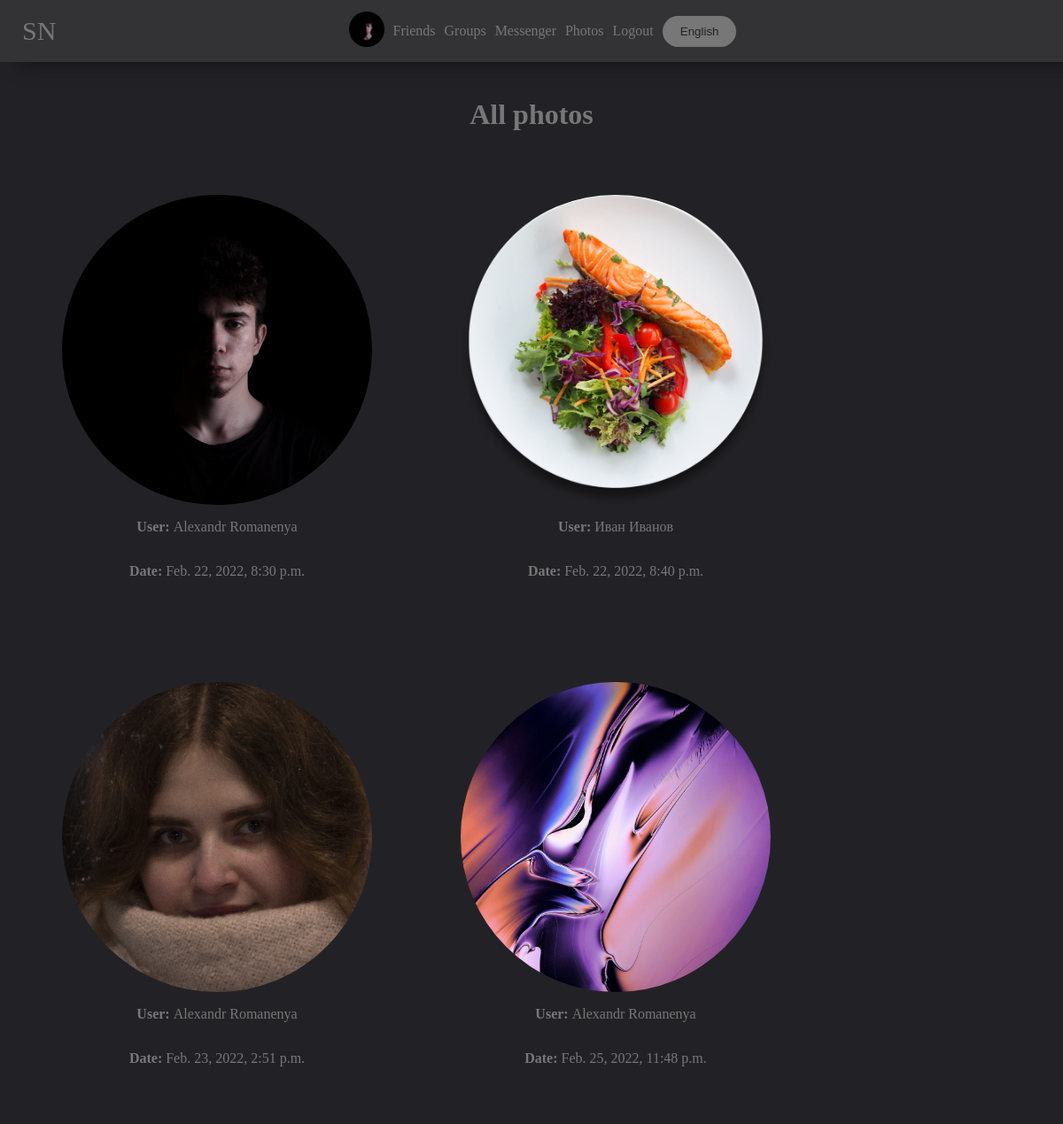
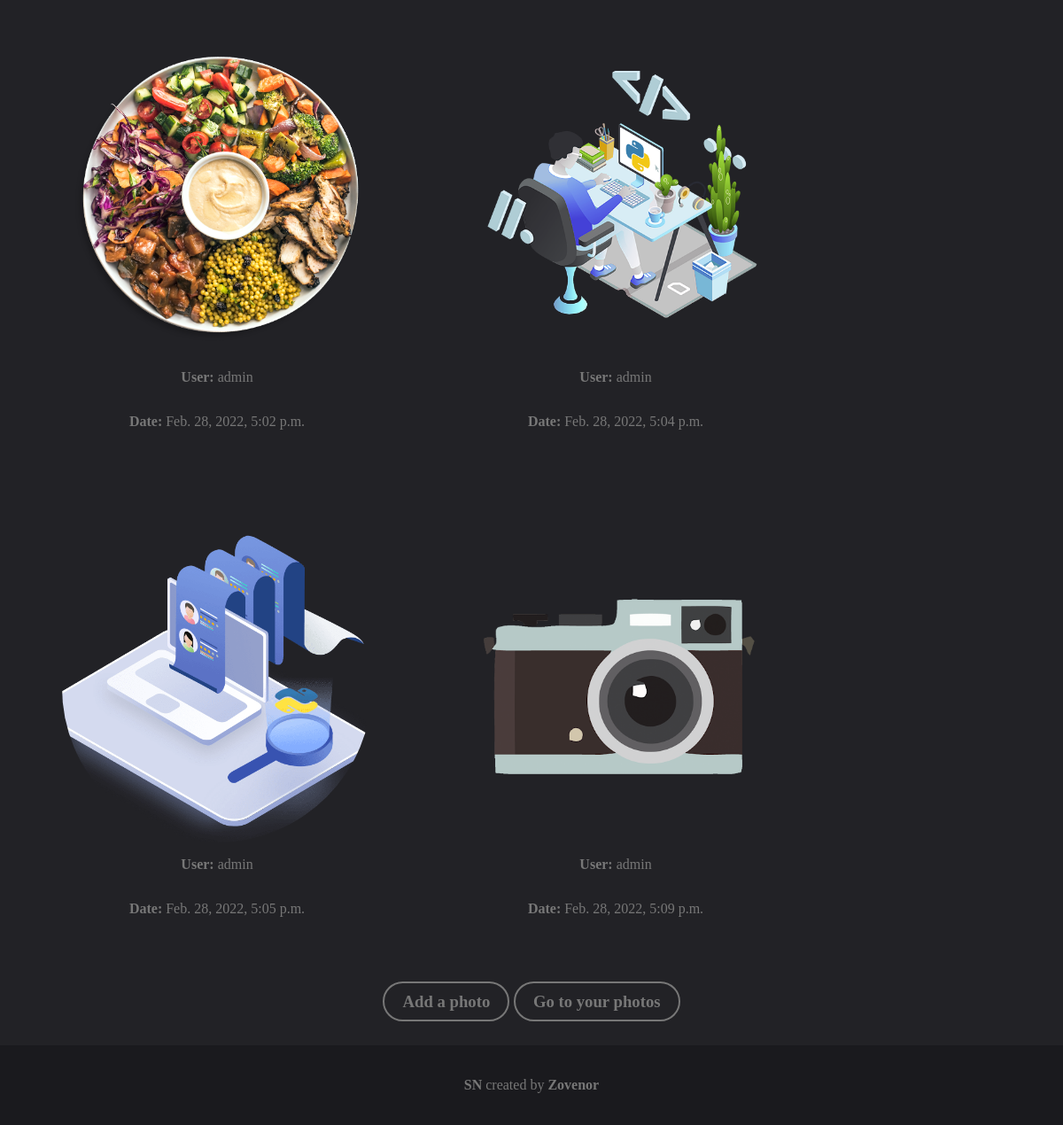
Page /photos?all=True (signed in) on the committed database (2 pictures, top to bottom).
### mainpage/models.py (models this page shows, shortened)
class UserDetail(models.Model):
    user = models.ForeignKey(User, on_delete=models.CASCADE)
    age = models.DateField(null=True, blank=True)
    photo = models.ForeignKey(Photo, on_delete=models.SET_NULL, null=True, blank=True)
    permissions = models.CharField(max_length=10, default="public")
    country = models.CharField(max_length=100, null=True, blank=True)
    city = models.CharField(max_length=100, null=True, blank=True)
    sex = models.CharField(max_length=10, choices=(('male', 'male'), ('female', 'female'), ('None', 'None')),
                           default=('None', 'None'))
    def get_photo(self):
        if self.photo:
            return self.photo
        else:
            return settings.STATIC_URL + "/mainpage/img/user.png"

class Photo(models.Model):
    photo = models.ImageField(upload_to='photos')
    date = models.DateTimeField(auto_now=True)
    user = models.ForeignKey(User, on_delete=models.SET_NULL, null=True)
    permissions = models.CharField(max_length=10, default="public")
    def __str__(self):
        return self.photo.url

### mainpage/views.py (the view, shortened to what this page needs)
# urls.py: path('photos', views.PhotosView.as_view()),
class PhotosView(View):
    @base
    @user_is_authenticated
    def get(self, request, content={}, **kwargs):
        content.update({
            'list': get_wordlist(request).YourPhotos,
            'photos': Photo.objects.filter(user=request.user),
            'all_photos': None,
        })
        if 'all' in request.GET:
            if request.GET['all'] == 'True':
                content['all_photos'] = Photo.objects.filter(permissions="public")
                content['photos'] = None
                content['list'] = get_wordlist(request).AllPhotos
        elif 'add_photo' in request.GET:
            if request.GET['add_photo'] == "True":
                content['list'] = get_wordlist(request).AddPhoto
        return render(request, 'mainpage/photos.html', content)

### mainpage/views.py (called while the page is built)
def base(func):
    def wrapper(self, request, content={}, *args, **kwargs):
        if request.user.is_authenticated:
            content.update({'your_user': UserDetail.objects.get(user=request.user)})
        return func(self, request, content=content, **kwargs)
    return wrapper

def user_is_authenticated(func):
    def redir(self, request):
        return redirect('/login?url=' + request.path)
    def wrapper(self, request, *args, **kwargs):
        if request.user.is_authenticated:
            return func(self, request, *args, **kwargs)
        else:
            return redir(self, request)
    return wrapper

def get_wordlist(request):
    langs_list = {
        'en': langs.EN,
        'ru': langs.RU,
    }
    if 'lang' in request.COOKIES:
        lang = request.COOKIES['lang']
        try:
            return langs_list[lang]
        except:
            return langs_list['en']
    else:
        return langs_list['en']

### mainpage/templates/mainpage/photos.html (shortened to what this page needs)
{% extends "mainpage/base.html" %}
{% load static %}
{% block content %}
    <link rel="stylesheet" href="{% static 'mainpage/photos.css' %}">
    {% if request.GET.add_photo == "True" and  user.is_authenticated %}
        <form method="post" enctype="multipart/form-data">
        {% csrf_token %}
            <h1>{{ list.add_photo }}</h1>
            <input required name="photo" type="file" accept="image/*,image/jpeg">
            <input class="button" value="{{ list.add_photo }}" type="submit">
        </form>
    {% else %}
        <h1>{{ list.all_photos }}</h1>
        <div class="photos">
        {% for el in all_photos %}
           <div class="photo">
               <div style="background-image: url('{{ el }}')"></div>
            <p><b>{{ list.user }}: </b><a href="/{{ el.user.username }}">{{ el.user.first_name }} {{ el.user.last_name }}</a></p>
           <p><b>{{ list.date }}: </b>{{ el.date }}</p>
           </div>
        {% endfor %}
        </div>
    {% endif %}
    <h3>
        {% if user.is_authenticated and not request.GET.add_photo %}
            <a class="button" href="?add_photo=True">{{ list.add_photo }}</a>
        {% endif %}
        {% if list.to_your_photos %}
            <a class="button" href="/photos">{{ list.to_your_photos }}</a>
        {% endif %}
    </h3>
{% endblock %}

### mainpage/templates/mainpage/base.html (shortened to what this page needs)
<!doctype html>
{% load static %}
<html lang="en">
<head>
    <link rel="stylesheet" href="{% static "mainpage/base.css" %}">
</head>
<body>
<header>
    <a class="NAME" href="/">{{ list.NAME }}</a>
    {% if user.is_authenticated %}
        <a href="/account"><img width="40px" style="border-radius: 999px" src="{{ your_user.get_photo }}"></a>
        <a href="/friends">{{ list.Friends }}</a>
        <a href="/groups">{{ list.groups }}</a>
        <a href="/messenger/">{{ list.messenger }}</a>
        <a href="/photos">{{ list.photos }}</a>
        <a href="/logout?url={{ request.path }}">{{ list.LogOut }}</a>
    {% endif %}
    <button style="margin-left: 5px" class="button choose_lang" onclick="choose_lang()">{{ list.choose_lang }}</button>
</header>
<main>
    {% block content %}
{% endblock %}
</main>
<footer>
    <p><a href="https://github.com/zovenor/social_network"><b>{{ list.NAME }}</b></a> {{ list.created_by }} <a href="https://github.com/zovenor"><b>Zovenor</b></a></p>
</footer>
</body>
</html>

### mainpage/static/mainpage/base.css (style rules this page uses)
body { padding: 0; margin: 0; background: #222226; color: #777; font-family: Calibri; min-height: 100vh; display: flex; flex-flow: column; }
header { background: #333336; padding: 10px; color: #FFF; display: flex; align-items: center; justify-content: center; position: fixed; width: 100vw; height: 50px; left: 0; top: 0; z-index: 999; box-shadow: 20px 0px 20px #111113; }
.NAME { position: fixed; left: 20px; font-size: 30px; }
header a { text-decoration: none; margin: 5px; color: #777; }
main { padding: 20px; padding-top: 90px; }
main a { text-decoration: none; color: #777; }
.button { border-color: #777; border-width: 2px; border-style: solid; border-radius: 999px; padding: 10px; transition: .5s; color: #777; background-color: #222226; width: fit-content; padding-left: 20px; padding-right: 20px; }
.choose_lang { border: 0px; background-color: #777; color: #222226; }
footer { background-color: #1a1a1e; padding: 20px; display: flex; justify-content: center; align-items: center; margin-top: auto; }
footer a { text-decoration: none; color: #777; }

### mainpage/static/mainpage/photos.css (style rules this page uses)
.photos { display: flex; flex-wrap: wrap; align-items: center; }
.photo, .post { margin: 50px; display: flex; flex-flow: column; align-items: center; }
main { display: flex; flex-flow: column; align-items: center; }
.photo div { width: 350px; height: 350px; background-size: cover; background-repeat: no-repeat; background-position: center; border-radius: 999px; }

### rows in the picture
UserDetail: get_photo (picture)
Photo: photo (picture), user "User", user.first_name "Alexandr", user.last_name "Romanenya", date "Date", date "Feb. 22, 2022, 8:30 p.m."
Photo: photo (picture), user "User", user.first_name "Иван", user.last_name "Иванов", date "Date", date "Feb. 22, 2022, 8:40 p.m."
Photo: photo (picture), user "User", user.first_name "Alexandr", user.last_name "Romanenya", date "Date", date "Feb. 23, 2022, 2:51 p.m."
Photo: photo (picture), user "User", user.first_name "Alexandr", user.last_name "Romanenya", date "Date", date "Feb. 25, 2022, 11:48 p.m."
Photo: photo (picture), user "User", user.first_name "admin", date "Date", date "Feb. 28, 2022, 5:02 p.m."
Photo: photo (picture), user "User", user.first_name "admin", date "Date", date "Feb. 28, 2022, 5:04 p.m."
Photo: photo (picture), user "User", user.first_name "admin", date "Date", date "Feb. 28, 2022, 5:05 p.m."
Photo: photo (picture), user "User", user.first_name "admin", date "Date", date "Feb. 28, 2022, 5:09 p.m."

### other values in the picture
{{ list.NAME }} "SN"
{{ list.Friends }} "Friends"
{{ list.groups }} "Groups"
{{ list.messenger }} "Messenger"
{{ list.photos }} "Photos"
{{ list.LogOut }} "Logout"
{{ list.choose_lang }} "English"
{{ list.all_photos }} "All photos"
{{ list.add_photo }} "Add a photo"
{{ list.to_your_photos }} "Go to your photos"
{{ list.created_by }} "created by"
